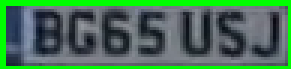
#> input picture high_confidence_plates/0G65_USJ_frame_454.png, 97 x 23 px, given in place of License Plate Detection Test.mp4, which was not available (shown 3 times larger)
$ jupyter execute --allow-errors License_Plate_Detection.ipynb   (shell and % lines are left out)
#> lines starting #> are read from the running program, lines starting #| are printed output that depends on the picture; after the words box and inside, x2 and y2 are one past the last pixel; in counts of white or black regions, pixels touching at a corner belong together; pictures that were not available may be replaced by others from this repository, and a replacement may not be noted
[cell 1]
import cv2
import easyocr
import matplotlib.pyplot as plt
from IPython.display import clear_output, display
import re
import pandas as pd
import os

#> (a cell that did not finish here is left out)

[cell 3]
# [15 lines left out: function preprocess_plate_for_ocr, not called in this run]

[cell 4]
# [24 lines left out: function read_plate_easyocr, not called in this run]

[cell 5]
import re

# [27 lines left out: function normalize_and_validate_plate, not called in this run]

[cell 6]
import cv2
import matplotlib.pyplot as plt
from IPython.display import clear_output, display

# -----------------------------
# CONFIG
# -----------------------------
VIDEO_PATH = "License Plate Detection Test.mp4"
OUTPUT_PATH = "plate_full_output.mp4"
PREVIEW_INTERVAL = 10     # show 1 frame every 10 frames in Jupyter

# -----------------------------
# OPEN VIDEO
# -----------------------------
cap = cv2.VideoCapture(VIDEO_PATH)

if not cap.isOpened():
    raise RuntimeError("❌ Cannot open video")

fps = cap.get(cv2.CAP_PROP_FPS)
W = int(cap.get(cv2.CAP_PROP_FRAME_WIDTH))
H = int(cap.get(cv2.CAP_PROP_FRAME_HEIGHT))
total_frames = int(cap.get(cv2.CAP_PROP_FRAME_COUNT))

print(f"✅ Video opened")
print(f"FPS: {fps}")
print(f"Resolution: {W}x{H}")
print(f"Total frames: {total_frames}")

# -----------------------------
# VIDEO WRITER (CRITICAL)
# -----------------------------
fourcc = cv2.VideoWriter_fourcc(*"mp4v")
out = cv2.VideoWriter(OUTPUT_PATH, fourcc, fps, (W, H))

# -----------------------------
# HELPER FUNCTIONS
# -----------------------------
# [12 lines left out: functions is_white_plate_saturation, has_text_edges, not called in this run]

# Excel data
excel_rows = []

# avoid saving same plate image many times
saved_plate_images = set()

# directory for high-confidence plate images
HIGH_CONF_DIR = "high_confidence_plates"
os.makedirs(HIGH_CONF_DIR, exist_ok=True)

# thresholds
HIGH_CONF_THRESHOLD = 0.5   # image saved only if OCR very confident


# -----------------------------
# PROCESS ENTIRE VIDEO
# -----------------------------
frame_count = 0

while True:
    ret, frame = cap.read()
#> frame is the input picture: shape (23, 97, 3); mean B, G, R 84.7, 116.1, 70.5
    if not ret:
        break   # ✅ end of video ONLY

    gray = cv2.cvtColor(frame, cv2.COLOR_BGR2GRAY)
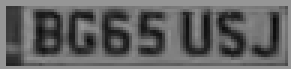
#> gray: shape (23, 97) (shown 3 times larger); min 10, max 151, mean 98.8
    blur = cv2.GaussianBlur(gray, (5, 5), 0)
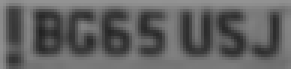
#> blur: shape (23, 97) (shown 3 times larger); min 34, max 148, mean 97.9
    edges = cv2.Canny(blur, 40, 120)
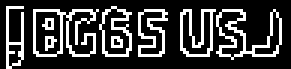
#> edges: shape (23, 97) (shown 3 times larger); 23% white in thin lines or dots, all inside (x1, y1, x2, y2) = (2, 2, 94, 23)

    contours, _ = cv2.findContours(
        edges, cv2.RETR_EXTERNAL, cv2.CHAIN_APPROX_SIMPLE
    )
#> contours = 6 contours; box (x1, y1, x2, y2) and area: (72, 3, 94, 20) 157, (11, 3, 33, 19) 142, (33, 2, 44, 19) 114, (60, 3, 72, 19) 104, (46, 3, 56, 19) 92, (2, 2, 8, 23) 36

    for cnt in contours:
        x, y, w, h = cv2.boundingRect(cnt)
        area = w * h
        ratio = w / float(h)

        # ---- SIZE FILTER ----
        if area < 1200 or area > 10000:
            continue

        # ---- SHAPE FILTER ----
        if not (2.5 < ratio < 5.5):
            continue
        if h > 0.12 * H:
            continue

        roi = frame[y:y+h, x:x+w]
        if roi.size == 0:
            continue

        # ---- COLOR FILTER ----
        if not is_white_plate_saturation(roi):
            continue

        # ---- TEXTURE FILTER ----
        if not has_text_edges(roi):
            continue


        # ---- FINAL DRAW ----
        plate_text, conf = read_plate_easyocr(roi)

      # ---- DRAW BOX ON VIDEO ----
        cv2.rectangle(frame, (x, y), (x + w, y + h), (0, 255, 0), 2)

        label = "PLATE"

        validated_plate = normalize_and_validate_plate(plate_text)

        if validated_plate:
            label = validated_plate
            key = validated_plate.replace(" ", "")

            # print in notebook
            print(f"Frame {frame_count}: Plate={validated_plate}, Conf={conf:.2f}")

            # save to excel rows
            excel_rows.append({
                "Plate": validated_plate,
                "Confidence": round(conf, 3),
                "Frame": frame_count
            })

            # save high-confidence plate image ONCE
            if conf >= HIGH_CONF_THRESHOLD and key not in saved_plate_images:
                plate_img = frame[y:y+h, x:x+w]
                img_name = f"{validated_plate.replace(' ', '_')}_frame_{frame_count}.png"
                cv2.imwrite(os.path.join(HIGH_CONF_DIR, img_name), plate_img)
                saved_plate_images.add(key)

        cv2.putText(
            frame, label,
            (x, y - 6),
            cv2.FONT_HERSHEY_SIMPLEX,
            0.6, (0, 255, 0), 2
        )
#> this loop made 6 passes
#> (x, y, w, h, area, ratio) on passes 1 to 6: (72, 3, 22, 17, 374, 1.29), (60, 3, 12, 16, 192, 0.75), (46, 3, 10, 16, 160, 0.625), (11, 3, 22, 16, 352, 1.38), (33, 2, 11, 17, 187, 0.647), (2, 2, 6, 21, 126, 0.286)
#> after the loop, excel_rows = []; saved_plate_images = 0 items


    # ✅ WRITE EVERY FRAME (VERY IMPORTANT)
    out.write(frame)

    # -----------------------------
    # JUPYTER PREVIEW (SAFE)
    # -----------------------------
    if frame_count % PREVIEW_INTERVAL == 0:
        clear_output(wait=True)
        plt.figure(figsize=(10, 6))
#> (this line was passed over: IPython is not available in this run)
        plt.imshow(cv2.cvtColor(frame, cv2.COLOR_BGR2RGB))
#> (this line was passed over: IPython is not available in this run)
        plt.title(f"Frame {frame_count}/{total_frames}")
#> (this line was passed over: IPython is not available in this run)
        plt.axis("off")
#> (this line was passed over: IPython is not available in this run)
        display(plt.gcf())
#> (this line was passed over: IPython is not available in this run)
        plt.close()

    frame_count += 1

# -----------------------------
# CLEANUP
# -----------------------------
cap.release()
out.release()

print("✅ Processing complete")
print(f"✅ Output saved as {OUTPUT_PATH}")
print(f"✅ Frames processed: {frame_count}")
print(f"⏱ Expected duration: {frame_count / fps:.2f} seconds")

# create dataframe
df = pd.DataFrame(excel_rows)

# optional: drop duplicates keeping highest confidence
df = df.sort_values("Confidence", ascending=False)
df = df.drop_duplicates(subset=["Plate"], keep="first")

# save to excel
excel_path = "detected_plates.xlsx"
df.to_excel(excel_path, index=False)

print("✅ Excel saved:", excel_path)
print("✅ High-confidence plate images saved in:", HIGH_CONF_DIR)
print("✅ Unique plates:", df.shape[0])
